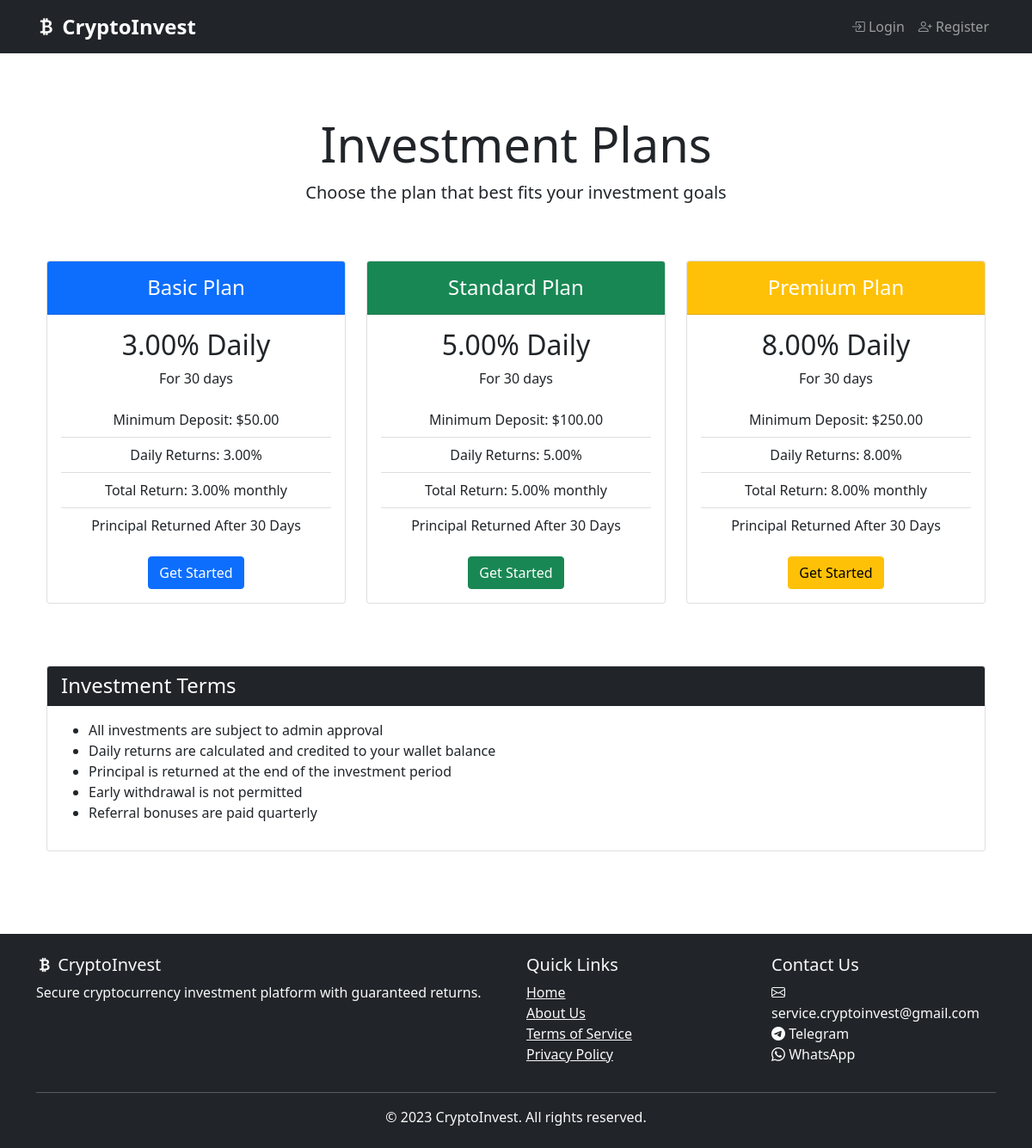
The app's page /plans/ with its own data.
### investment_app/models.py (models this page shows, shortened)
class InvestmentPlan(models.Model):
    PLAN_CHOICES = (
        ('basic', 'Basic Plan'),
        ('standard', 'Standard Plan'),
        ('premium', 'Premium Plan'),
    )
    name = models.CharField(max_length=100, choices=PLAN_CHOICES, unique=True)
    daily_return = models.DecimalField(max_digits=5, decimal_places=2)  # in percentage
    min_deposit = models.DecimalField(max_digits=10, decimal_places=2)
    duration_days = models.IntegerField(default=30)
    is_active = models.BooleanField(default=True)
    description = models.TextField(blank=True, null=True)
    class Meta:
        ordering = ['min_deposit']

### investment_app/views.py (the view)
# urls.py: path('plans/', views.investment_plans, name='investment_plans'),
def investment_plans(request):
    plans = InvestmentPlan.objects.filter(is_active=True)
    return render(request, 'investment_app/investment_plans.html', {'plans': plans})

### investment_app/templates/investment_app/investment_plans.html
{% extends 'investment_app/base.html' %}
{% block content %}
<div class="container py-5">
    <div class="row mb-5">
        <div class="col-12 text-center">
            <h1 class="display-4">Investment Plans</h1>
            <p class="lead">Choose the plan that best fits your investment goals</p>
        </div>
    </div>
    <div class="row">
        {% for plan in plans %}
        <div class="col-md-4 mb-4">
            <div class="card investment-card h-100">
                <div class="card-header text-white text-center
                    {% if plan.name == 'basic' %}bg-primary
                    {% elif plan.name == 'standard' %}bg-success
                    {% else %}bg-warning{% endif %}">
                    <h4 class="my-2">{{ plan.get_name_display }}</h4>
                </div>
                <div class="card-body text-center">
                    <h2 class="card-title">{{ plan.daily_return }}% Daily</h2>
                    <p class="card-text">For {{ plan.duration_days }} days</p>
                    <ul class="list-group list-group-flush mb-3">
                        <li class="list-group-item">Minimum Deposit: ${{ plan.min_deposit }}</li>
                        <li class="list-group-item">Daily Returns: {{ plan.daily_return }}%</li>
                        <li class="list-group-item">Total Return: {{ plan.daily_return|floatformat:2 }}% monthly</li>
                        <li class="list-group-item">Principal Returned After {{ plan.duration_days }} Days</li>
                    </ul>
                    {% if user.is_authenticated %}
                    <a href="{% url 'invest' %}" class="btn
                        {% if plan.name == 'basic' %}btn-primary
                        {% elif plan.name == 'standard' %}btn-success
                        {% else %}btn-warning{% endif %}">
                        Invest Now
                    </a>
                    {% else %}
                    <a href="{% url 'register' %}" class="btn
                        {% if plan.name == 'basic' %}btn-primary
                        {% elif plan.name == 'standard' %}btn-success
                        {% else %}btn-warning{% endif %}">
                        Get Started
                    </a>
                    {% endif %}
                </div>
            </div>
        </div>
        {% empty %}
        <div class="col-12 text-center">
            <div class="alert alert-info">
                <i class="bi bi-info-circle"></i> No investment plans are currently available.
            </div>
        </div>
        {% endfor %}
    </div>
    <div class="row mt-5">
        <div class="col-12">
            <div class="card">
                <div class="card-header bg-dark text-white">
                    <h4 class="mb-0">Investment Terms</h4>
                </div>
                <div class="card-body">
                    <ul>
                        <li>All investments are subject to admin approval</li>
                        <li>Daily returns are calculated and credited to your wallet balance</li>
                        <li>Principal is returned at the end of the investment period</li>
                        <li>Early withdrawal is not permitted</li>
                        <li>Referral bonuses are paid quarterly</li>
                    </ul>
                </div>
            </div>
        </div>
    </div>
</div>
{% endblock %}

### investment_app/templates/investment_app/base.html (style rules this page uses)
.investment-card { transition: transform 0.3s; }

### records on screen
InvestmentPlan: name "Basic Plan", daily_return "3.00", duration_days "30", min_deposit "50.00"
InvestmentPlan: name "Standard Plan", daily_return "5.00", duration_days "30", min_deposit "100.00"
InvestmentPlan: name "Premium Plan", daily_return "8.00", duration_days "30", min_deposit "250.00"
